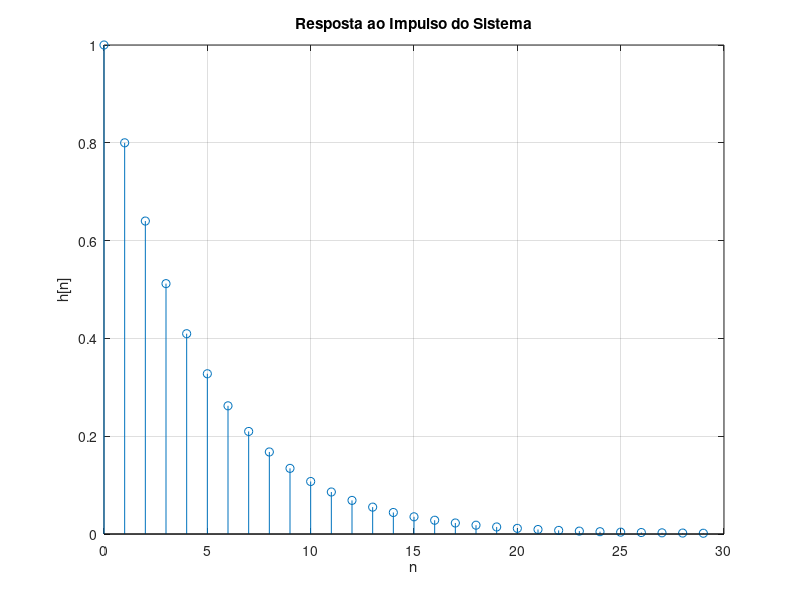

Here is the MATLAB script that generated this plot:
% =========================================================
% QUESTAO 7
% Resposta ao impulso do sistema discreto
% =========================================================

clc;
clear;
close all;

% Numero de amostras da resposta
N = 30;

% Inicializacao da resposta ao impulso
h = zeros(1,N);

% Primeira amostra
h(1) = 1;

% Calculo da resposta recursiva
for n = 2:N

    h(n) = 0.8*h(n-1);

end

% Plot da resposta ao impulso
figure;
stem(0:N-1,h);

title('Resposta ao Impulso do Sistema');
xlabel('n');
ylabel('h[n]');
grid on;
